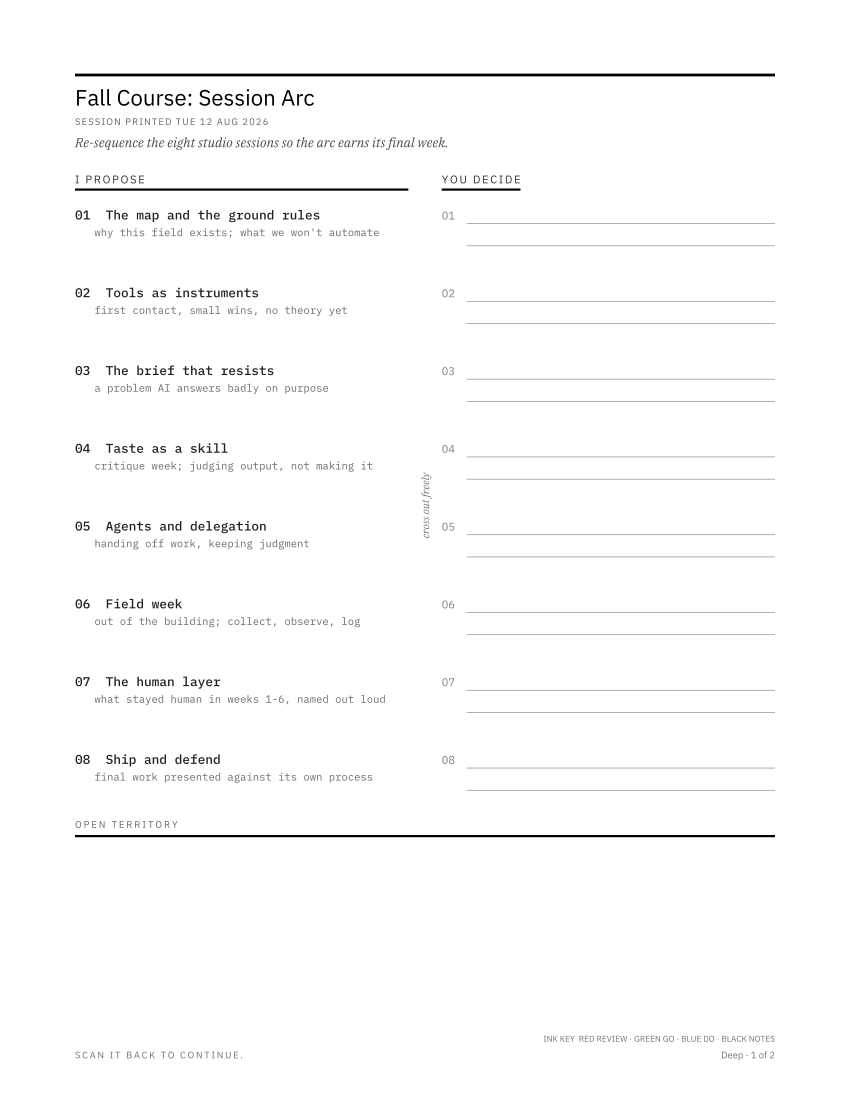

This chart was generated by the following Python code:
#!/usr/bin/env python3
"""Regenerate the README specimen sheets from references/design.md.

Outputs docs/specimen.pdf (three pages), runs the mandatory layout
verifier, and only then renders the three README images:

    page 1  ->  docs/sheet-deep-react.png
    page 2  ->  docs/sheet-deep-provocation.png
    page 3  ->  docs/sheet-light-rank.png

Every coordinate, size, gray value, and rule weight below comes from
paper-session/references/design.md. Change that file first, this file
second. Run from anywhere: python3 docs/specimen.py
"""

import subprocess
import sys
from pathlib import Path

from reportlab.lib.pagesizes import letter
from reportlab.pdfbase import pdfmetrics
from reportlab.pdfbase.ttfonts import TTFont
from reportlab.pdfgen import canvas

ROOT = Path(__file__).resolve().parent.parent
DOCS = ROOT / "docs"
FONTS = ROOT / "paper-session" / "assets" / "fonts"
PDF = DOCS / "specimen.pdf"

# --- geometry (design.md section 0 and 4) ---------------------------------
PAGE_W, PAGE_H = letter          # 612 x 792
M = 54                           # margins, all sides
LEFT, RIGHT = M, PAGE_W - M      # text block x 54..558
TEXT_W = RIGHT - LEFT            # 504
HEADER_Y = PAGE_H - M            # datum rule at 738
FOOTER_Y = 30                    # footer baseline, below the margin box
DATE_LINE = "SESSION PRINTED TUE 12 AUG 2026"

REGISTER = {
    "Sans": "IBMPlexSans-Regular.ttf",
    "SansSB": "IBMPlexSans-SemiBold.ttf",
    "SansB": "IBMPlexSans-Bold.ttf",
    "Serif": "IBMPlexSerif-Regular.ttf",
    "SerifSB": "IBMPlexSerif-SemiBold.ttf",
    "SerifI": "IBMPlexSerif-Italic.ttf",
    "Mono": "IBMPlexMono-Regular.ttf",
    "MonoM": "IBMPlexMono-Medium.ttf",
}


def register_fonts():
    for name, file in REGISTER.items():
        pdfmetrics.registerFont(TTFont(name, str(FONTS / file)))


def put(c, x, y, s, font, size, gray, track=0.0, align="l"):
    """Draw one string with optional tracking; return (x, visual width).

    Asserts the string stays inside the text block, so an overlong edit
    fails here instead of at the printer.
    """
    w = pdfmetrics.stringWidth(s, font, size) + track * max(len(s) - 1, 0)
    if align == "r":
        x -= w
    elif align == "c":
        x -= w / 2
    assert x >= LEFT - 1 and x + w <= RIGHT + 1, f"outside text block: {s!r}"
    t = c.beginText(x, y)
    t.setFont(font, size)
    t.setFillGray(gray)
    t.setCharSpace(track)
    t.textOut(s)
    c.drawText(t)
    return x, w


def rule(c, x0, x1, y, weight, gray=0.0):
    c.setLineWidth(weight)
    c.setStrokeGray(gray)
    c.line(x0, y, x1, y)


# --- shared organisms -----------------------------------------------------

def header(c, title, intent):
    """Datum rule, title, date line, intent line (design.md section 4)."""
    rule(c, LEFT, RIGHT, HEADER_Y, 2)
    put(c, LEFT, HEADER_Y - 22, title, "SansB", 16, 0.0)
    put(c, LEFT, HEADER_Y - 36, DATE_LINE, "Sans", 6.8, 0.4, track=0.8)
    put(c, LEFT, HEADER_Y - 52, intent, "SerifI", 9.5, 0.3)


def footer(c, note):
    put(c, LEFT, FOOTER_Y, "SCAN IT BACK TO CONTINUE.",
        "SansSB", 6.8, 0.45, track=1.2)
    put(c, RIGHT, FOOTER_Y, note, "Sans", 6.8, 0.45, align="r")


def ink_key(c):
    """Active pen-protocol key, once per sheet (design.md section 9)."""
    put(c, RIGHT, 42, "INK KEY  RED REVIEW · GREEN GO · BLUE DO · BLACK NOTES",
        "Sans", 6, 0.45, align="r")


def open_territory(c, label, rule_y):
    """Label above a 1.6pt rule; empty to the footer (design.md section 6)."""
    put(c, LEFT, rule_y + 6, label, "SansSB", 6.8, 0.4, track=1.4)
    rule(c, LEFT, RIGHT, rule_y, 1.6)


def voice_caption(c, x, y, text, underline_w):
    put(c, x, y, text, "SansB", 8, 0.2, track=1.2)
    rule(c, x, x + underline_w, y - 4.5, 1.6)


# --- page 1: Deep, two-column react pair ----------------------------------

SESSIONS = [
    ("The map and the ground rules", "why this field exists; what we won't automate"),
    ("Tools as instruments", "first contact, small wins, no theory yet"),
    ("The brief that resists", "a problem AI answers badly on purpose"),
    ("Taste as a skill", "critique week; judging output, not making it"),
    ("Agents and delegation", "handing off work, keeping judgment"),
    ("Field week", "out of the building; collect, observe, log"),
    ("The human layer", "what stayed human in weeks 1-6, named out loud"),
    ("Ship and defend", "final work presented against its own process"),
]


def page_deep_react(c):
    header(c, "Fall Course: Session Arc",
           "Re-sequence the eight studio sessions so the arc earns its final week.")

    gutter = 24
    col_w = (TEXT_W - gutter) / 2          # 240
    right_x = LEFT + col_w + gutter        # 318
    cap_y = 660

    voice_caption(c, LEFT, cap_y, "I PROPOSE", col_w)
    cap_w = pdfmetrics.stringWidth("YOU DECIDE", "SansB", 8) + 1.2 * 9
    voice_caption(c, right_x, cap_y, "YOU DECIDE", cap_w)

    top, pitch = 634, 56
    for i, (title, promise) in enumerate(SESSIONS):
        b = top - i * pitch
        put(c, LEFT, b, f"{i + 1:02d}  {title}", "MonoM", 9.2, 0.12)
        put(c, LEFT + 14, b - 12, promise, "Mono", 7.6, 0.42)
        put(c, right_x, b, f"{i + 1:02d}", "Sans", 8, 0.5)
        rule(c, right_x + 18, RIGHT, b - 3, 0.5, 0.55)
        rule(c, right_x + 18, RIGHT, b - 19, 0.5, 0.55)

    # rotated gutter hint, centered between the columns
    hint = "cross out freely"
    hw = pdfmetrics.stringWidth(hint, "SerifI", 7.5)
    c.saveState()
    c.translate(LEFT + col_w + gutter / 2 + 3, 428 - hw / 2)
    c.rotate(90)
    t = c.beginText(0, 0)
    t.setFont("SerifI", 7.5)
    t.setFillGray(0.45)
    t.textOut(hint)
    c.drawText(t)
    c.restoreState()

    open_territory(c, "OPEN TERRITORY", 190)
    ink_key(c)
    footer(c, "Deep · 1 of 2")


# --- page 2: Deep, one provocation ----------------------------------------

def page_deep_provocation(c):
    header(c, "Fall Course: Session Arc",
           "One question on the fall course. Take the whole page.")

    lines = ["What can they do in week eight that they",
             "could not do in week one?"]
    max_w = TEXT_W - 60
    for i, line in enumerate(lines):
        assert pdfmetrics.stringWidth(line, "Serif", 21) <= max_w
        put(c, LEFT, 634 - i * 28, line, "Serif", 21, 0.0)
    put(c, LEFT, 584, "Not tool skills. Name the capacity.", "SerifI", 10, 0.4)

    # deliberately, structurally empty until open territory
    open_territory(c, "OPEN TERRITORY", 176)
    ink_key(c)
    footer(c, "Deep · 2 of 2")


# --- page 3: Light, rank-and-circle ---------------------------------------

TASKS = [
    "Draft the Week 3 studio brief",
    "Review compliance grader test results",
    "Prep Thursday pilot readout",
    "Write the credential program memo",
    "Book field week site visits",
    "Clear the developer ticket backlog",
    "Outline the trend report template",
    "One hour: no-agenda reading block",
]


def page_light_rank(c):
    header(c, "Tuesday 9:30 · Win the Week",
           "React to the proposed priorities. Rank what stays, kill what doesn't.")

    item_x = LEFT + 34                     # 88
    k_cx, x_cx, r = 450, 472, 8
    note_x = RIGHT - 60                    # 498

    cap_y = 662
    for x, text, align in ((LEFT, "RANK", "l"), (item_x, "I PROPOSE", "l"),
                           ((k_cx + x_cx) / 2, "KEEP · KILL", "c"),
                           (note_x, "NOTE", "l")):
        put(c, x, cap_y, text, "SansSB", 6.5, 0.4, track=1.4, align=align)

    top, pitch = 630, 52
    for i, task in enumerate(TASKS):
        b = top - i * pitch
        c.setLineWidth(1)
        c.setStrokeGray(0.15)
        c.rect(LEFT, b - 6, 22, 20, stroke=1, fill=0)
        put(c, item_x, b, task, "Mono", 9.6, 0.12)
        c.setLineWidth(0.9)
        c.setStrokeGray(0.2)
        for cx, letter_ in ((k_cx, "K"), (x_cx, "X")):
            c.circle(cx, b + 3.3, r, stroke=1, fill=0)
            put(c, cx, b + 1.1, letter_, "Sans", 6.4, 0.2, align="c")
        rule(c, note_x, RIGHT, b - 3, 0.5, 0.55)

    put(c, LEFT, 234, "Rule: something dies tonight. Pick it.",
        "SerifI", 8.5, 0.35)
    open_territory(c, "SCRIBBLE ZONE", 212)
    ink_key(c)
    footer(c, "Light · 1 of 1")


# --- build, verify, render ------------------------------------------------

PAGES = [
    (page_deep_react, "sheet-deep-react.png"),
    (page_deep_provocation, "sheet-deep-provocation.png"),
    (page_light_rank, "sheet-light-rank.png"),
]


def build_pdf():
    register_fonts()
    c = canvas.Canvas(str(PDF), pagesize=letter)
    for draw_page, _ in PAGES:
        draw_page(c)
        c.showPage()
    c.save()


def verify():
    """Mandatory gate (design.md section 8). Never render on failure."""
    verifier = ROOT / "paper-session" / "scripts" / "verify_layout.py"
    subprocess.run([sys.executable, str(verifier), str(PDF)], check=True)


def render_pngs():
    """~110 dpi via PyMuPDF, longest side resized to 1000px via Pillow."""
    import pymupdf
    from PIL import Image

    doc = pymupdf.open(str(PDF))
    zoom = 110 / 72
    for page, (_, name) in zip(doc, PAGES):
        pix = page.get_pixmap(matrix=pymupdf.Matrix(zoom, zoom), alpha=False)
        img = Image.frombytes("RGB", (pix.width, pix.height), pix.samples)
        scale = 1000 / max(img.size)
        img = img.resize((round(img.width * scale), round(img.height * scale)),
                         Image.LANCZOS)
        img.save(DOCS / name)
        print(f"wrote {DOCS / name} {img.size[0]}x{img.size[1]}")


if __name__ == "__main__":
    build_pdf()
    print(f"wrote {PDF}")
    verify()
    render_pngs()
